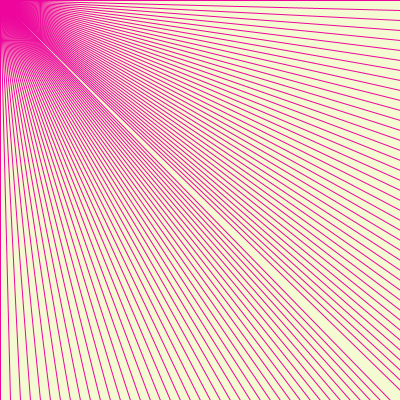
Frame 1 (no input)
Frame 60 (the mouse pressed at the canvas centre just before this capture): identical to frame 1, image omitted
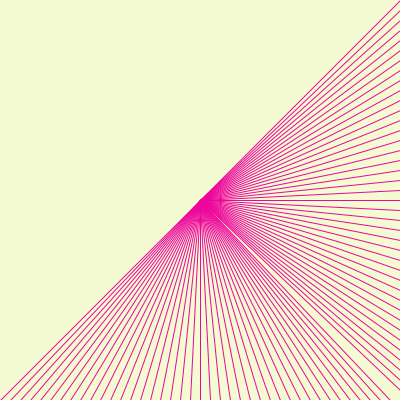
Frame 120 (the mouse held since frame 60 and released just before this capture)

The Processing sketch that drew these frames (run headless with seeded random() and noise(); from frame 60 on, the mouse is pressed at the canvas centre):

// Processing sketch: processing_41340
// ── processing_41340.pde



void setup() {
size(400,400);
smooth();
}


void draw(){
  background(244,250,209);
  //line(0,0,width,0);
  //line(0,50,width,50);
  
  //ciclio for per creare il primo gruppo di linee
  //interessante effetto moirée
  for (int i=0; i < height; i = i+10) {
  stroke(237,5,156);
  line(i,height,mouseX,mouseY);
  }
  
    //ciclio for per creare il primo gruppo di linee
  //interessante effetto moirée
  for (int i=0; i < height; i = i+10) {
  stroke(237,5,156);
  line(mouseX,mouseY,width,i);
  }
  
  
  
  
  
}
